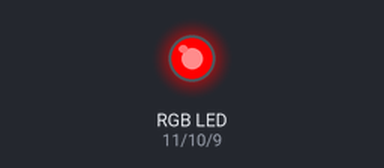
A sketch run on a simulated Arduino Uno, built with avr-gcc and run on an emulated ATmega328P. On the bench: an RGB LED mixed from three pins (HIGH = lit).

Above: at 0.05 s.
At 1.2 s:
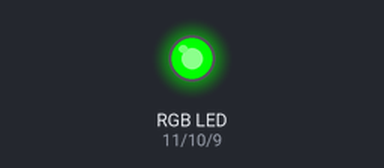
At 2.4 s:
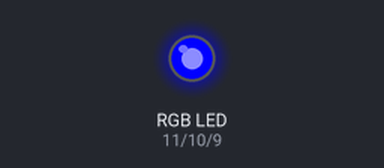
At 4.8 s:
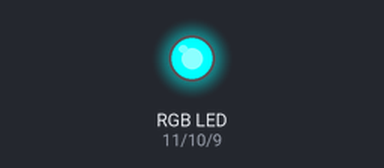
At 6.95 s:
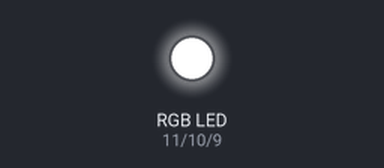
At 9.55 s:
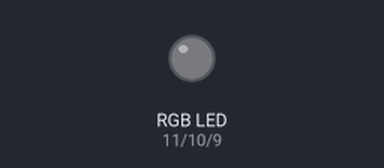
Timing chart, 0 to 12.4 s (numbered marks = the images above):
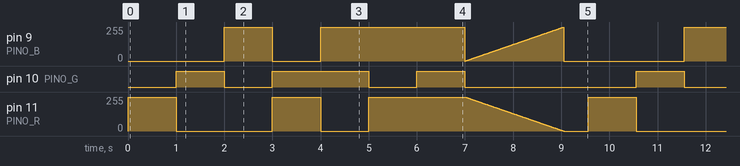

Measured:
- by itself, pin 9 (PINO_B), pin 11 (PINO_R): moves between 0/255 and 255/255, repeating every 9.6 s
- by itself, pin 10 (PINO_G): repeats every 9.6 s: LOW 1.0 s, HIGH 2.0 s, LOW 1.0 s, HIGH 1.0 s, LOW 3.6 s, HIGH 1.0 s

The sketch:

pratica3_led_rgb.ino
```cpp
/*
  Oficina de Robótica SELFÍS — Prática 3: Mistura de cores com LED RGB
  Placa: Arduino Uno R3
  Ligações: perna R -> resistor 220 ohms -> pino 11
            perna G -> resistor 220 ohms -> pino 10
            perna B -> resistor 220 ohms -> pino 9
            perna comum (a mais longa) -> GND  (LED de CÁTODO comum)
*/

const int PINO_R = 11;
const int PINO_G = 10;
const int PINO_B = 9;

// Se o seu LED for de ÂNODO comum (perna longa no 5V), troque false por true
const bool ANODO_COMUM = false;

void setup() {
  pinMode(PINO_R, OUTPUT);
  pinMode(PINO_G, OUTPUT);
  pinMode(PINO_B, OUTPUT);
}

// Função que acende o LED com uma mistura de vermelho, verde e azul (0 a 255 cada)
void cor(int r, int g, int b) {
  if (ANODO_COMUM) {       // no ânodo comum a lógica é invertida
    r = 255 - r;
    g = 255 - g;
    b = 255 - b;
  }
  analogWrite(PINO_R, r);
  analogWrite(PINO_G, g);
  analogWrite(PINO_B, b);
}

void loop() {
  // Cores primárias da luz
  cor(255, 0, 0);     delay(1000);   // vermelho
  cor(0, 255, 0);     delay(1000);   // verde
  cor(0, 0, 255);     delay(1000);   // azul

  // Cores secundárias (soma de duas primárias)
  cor(255, 255, 0);   delay(1000);   // amarelo  = R + G
  cor(0, 255, 255);   delay(1000);   // ciano    = G + B
  cor(255, 0, 255);   delay(1000);   // magenta  = R + B

  // Todas juntas
  cor(255, 255, 255); delay(1000);   // branco   = R + G + B

  // Transição suave: do vermelho para o azul
  for (int i = 0; i <= 255; i++) {
    cor(255 - i, 0, i);
    delay(8);
  }
  cor(0, 0, 0);       delay(500);    // apagado
}
```
